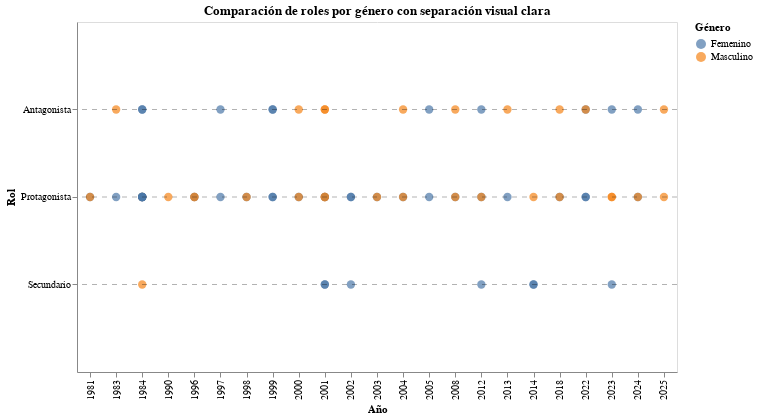

The cell this chart's notebook holds for it:
### Code cell
import altair as alt
import pandas as pd

# Cargar datos
df = pd.read_excel('')

# Orden manual de roles
role_order = ['Protagonista', 'Antagonista', 'Secundario']

# Gráfico con separaciones por rol
chart = alt.Chart(df).mark_circle(size=70).encode(
    x=alt.X('año:O', title='Año'),
    y=alt.Y('roles:N',
            title='Rol',
            sort=role_order,
            axis=alt.Axis(labelAngle=0),
            scale=alt.Scale(padding=20)  # ← separa visualmente los roles
           ),
    color=alt.Color('genero:N', title='Género'),
    yOffset=alt.YOffset('jitter:Q'),  # dispersión dentro de cada banda
    tooltip=['personaje', 'roles', 'genero', 'año']
).transform_calculate(
    jitter='random()*0.6 - 0.3'  # ruido controlado (más centrado)
).properties(
    title='Comparación de roles por género con separación visual clara',
    width=600,
    height=350
)

# Líneas divisorias entre roles
dividers = alt.Chart(pd.DataFrame({'y': ['Protagonista', 'Antagonista', 'Secundario']})).mark_rule(
    strokeDash=[5, 5],
    opacity=0.3
).encode(
    y='y:N'
)

chart_final = chart + dividers
chart_final

### Figure 1 — Vega-Lite specification as saved in the notebook (floating-point values rounded to 4 significant figures)
{"config": {"view": {"continuousWidth": 300, "continuousHeight": 300}}, "layer": [{"data": {"name": "data-3c7b47b61f50ec7dff161e52dd49c752"}, "mark": {"type": "circle", "size": 70}, "encoding": {"color": {"field": "genero", "title": "Género", "type": "nominal"}, "tooltip": [{"field": "personaje", "type": "nominal"}, {"field": "roles", "type": "nominal"}, {"field": "genero", "type": "nominal"}, {"field": "año", "type": "quantitative"}], "x": {"field": "año", "title": "Año", "type": "ordinal"}, "y": {"axis": {"labelAngle": 0}, "field": "roles", "scale": {"padding": 20}, "sort": ["Protagonista", "Antagonista", "Secundario"], "title": "Rol", "type": "nominal"}, "yOffset": {"field": "jitter", "type": "quantitative"}}, "title": "Comparación de roles por género con separación visual clara", "transform": [{"calculate": "random()*0.6 - 0.3", "as": "jitter"}]}, {"data": {"name": "data-89327bd7f3db8a554a0ee32d0e0aefe3"}, "mark": {"type": "rule", "opacity": 0.3, "strokeDash": [5, 5]}, "encoding": {"y": {"field": "y", "type": "nominal"}}}], "height": 350, "width": 600, "$schema": "https://vega.github.io/schema/vega-lite/v5.20.1.json", "datasets": {"data-3c7b47b61f50ec7dff161e52dd49c752": [{"personaje": "Marcia Espínola", "genero": "Femenino", "roles": "Protagonista", "teleserie": "La madrastra", "genero-teleserie": "Drama", "canal": "T13", "año": 1981, "tipo-de-accion": "Regresa después de 20 años para demostrar su inocencia", "estado-civil": "Casado", "fuerza-actua": "Perjudicada", "agrupaciones": "Conflictivo"}, {"personaje": "Esteban San Lucas", "genero": "Masculino", "roles": "Protagonista", "teleserie": "La madrastra", "genero-teleserie": "Drama", "canal": "T13", "año": 1981, "tipo-de-accion": "Le miente a sus hijos y encierra a su esposa en la cárcel ", "estado-civil": "Casado", "fuerza-actua": "Poderoso", "agrupaciones": "Dominante"}, {"personaje": "Dalia Venezzia", "genero": "Femenino", "roles": "Protagonista", "teleserie": "La noche del cobarde", "genero-teleserie": "Drama", "canal": "T13", "año": 1983, "tipo-de-accion": "Busca venganza de quien la violó", "estado-civil": "Soltero", "fuerza-actua": "Justicia", "agrupaciones": "Emotivo"}, {"personaje": "Almiro Villarrobles ", "genero": "Masculino", "roles": "Antagonista", "teleserie": "La noche del cobarde", "genero-teleserie": "Drama", "canal": "T13", "año": 1983, "tipo-de-accion": "Vuelve al pueblo donde viejas culpas lo persiguen", "estado-civil": "Soltero", "fuerza-actua": "Justicia", "agrupaciones": "Emotivo"}, {"personaje": "Hernán Ugalde ", "genero": "Masculino", "roles": "Protagonista", "teleserie": "La torre 10", "genero-teleserie": "Drama", "canal": "TVN", "año": 1984, "tipo-de-accion": "Llega a la torre pero se enfrenta con su exesposa y diversos problemas", "estado-civil": "Viudo", "fuerza-actua": "Perjudicada", "agrupaciones": "Conflictivo"}, {"personaje": "Thelma Bernhardt", "genero": "Femenino", "roles": "Antagonista", "teleserie": "La torre 10", "genero-teleserie": "Drama", "canal": "TVN", "año": 1984, "tipo-de-accion": "Enamorada, cobra venganzas y daña para que esten con ella", "estado-civil": "Soltero", "fuerza-actua": "Venganza", "agrupaciones": "Emotivo"}, {"personaje": "Teresa Rodríguez", "genero": "Femenino", "roles": "Protagonista", "teleserie": "Las herederas", "genero-teleserie": "Drama", "canal": "T13", "año": 1984, "tipo-de-accion": "Debe recibirse de periodista para obtener la herencia", "estado-civil": "Soltero", "fuerza-actua": "Obligada", "agrupaciones": "Emotivo"}, {"personaje": "Patricia Duval", "genero": "Femenino", "roles": "Protagonista", "teleserie": "Las herederas", "genero-teleserie": "Drama", "canal": "T13", "año": 1984, "tipo-de-accion": "Debe casarse con Rafael para obtener la herencia ", "estado-civil": "Soltero", "fuerza-actua": "Obligada", "agrupaciones": "Emotivo"}, {"personaje": "Isadora Duval", "genero": "Femenino", "roles": "Protagonista", "teleserie": "Las herederas", "genero-teleserie": "Drama", "canal": "T13", "año": 1984, "tipo-de-accion": "Debe dejar su carrera e irse a vivir a una hacienda para obtener la herencia", "estado-civil": "Soltero", "fuerza-actua": "Obligada", "agrupaciones": "Emotivo"}, {"personaje": "Ana María Zelada", "genero": "Femenino", "roles": "Protagonista", "teleserie": "Las herederas", "genero-teleserie": "Drama", "canal": "T13", "año": 1984, "tipo-de-accion": "Debe vivir con su madre a la que no conoce para recibir la herencia ", "estado-civil": "Soltero", "fuerza-actua": "Obligada", "agrupaciones": "Emotivo"}, {"personaje": "Gilda Díaz-Steiner", "genero": "Femenino", "roles": "Protagonista", "teleserie": "Las herederas", "genero-teleserie": "Drama", "canal": "T13", "año": 1984, "tipo-de-accion": "Debe volver al país para obtener la herencia", "estado-civil": "Soltero", "fuerza-actua": "Obligada", "agrupaciones": "Emotivo"}, {"personaje": "Ladislao Duval", "genero": "Masculino", "roles": "Secundario", "teleserie": "Las herederas", "genero-teleserie": "Drama", "canal": "T13", "año": 1984, "tipo-de-accion": "Deja una herencia a mujeres que no compartían nada en común", "estado-civil": "Soltero", "fuerza-actua": "Poderoso", "agrupaciones": "Dominante"}, {"personaje": "Artemisa Mykonos ", "genero": "Femenino", "roles": "Protagonista", "teleserie": "Los títeres", "genero-teleserie": "Drama", "canal": "T13", "año": 1984, "tipo-de-accion": "Busca venganza de quien le hacia bullying toda su vida", "estado-civil": "Prometido", "fuerza-actua": "Perjudicada", "agrupaciones": "Conflictivo"}, {"personaje": "Adriana Godan", "genero": "Femenino", "roles": "Antagonista", "teleserie": "Los títeres", "genero-teleserie": "Drama", "canal": "T13", "año": 1984, "tipo-de-accion": "Trata de dañar a la protagonista con el poder y la belleza que tiene", "estado-civil": "Soltero", "fuerza-actua": "Poderoso", "agrupaciones": "Dominante"}, {"personaje": "Leo Castillo ", "genero": "Masculino", "roles": "Protagonista", "teleserie": "¿Te conté?", "genero-teleserie": "Drama", "canal": "T13", "año": 1990, "tipo-de-accion": "Debe escoger entre dos enamoradas", "estado-civil": "Soltero", "fuerza-actua": "Líder", "agrupaciones": "Dominante"}, {"personaje": "Federico Valdivieso", "genero": "Masculino", "roles": "Protagonista", "teleserie": "Sucupira ", "genero-teleserie": "Comedia", "canal": "TVN", "año": 1996, "tipo-de-accion": "Se postula a alcalde con un pésimo programa", "estado-civil": "Soltero", "fuerza-actua": "Poderoso", "agrupaciones": "Dominante"}, {"personaje": "Mariana Montero", "genero": "Femenino", "roles": "Protagonista", "teleserie": "Sucupira ", "genero-teleserie": "Comedia", "canal": "TVN", "año": 1996, "tipo-de-accion": "Se postula a alcalde para poder tener más poder", "estado-civil": "Viudo", "fuerza-actua": "Poderoso", "agrupaciones": "Dominante"}, {"personaje": "Emilio", "genero": "Masculino", "roles": "Protagonista", "teleserie": "Playa salvaje", "genero-teleserie": "Comedia", "canal": "TVN", "año": 1996, "tipo-de-accion": "Joven surfista que debe enfrentar sus traumas del pasado", "estado-civil": "En relación", "fuerza-actua": "Perjudicada", "agrupaciones": "Conflictivo"}, {"personaje": "Paulina ", "genero": "Femenino", "roles": "Protagonista", "teleserie": "Playa salvaje", "genero-teleserie": "Drama", "canal": "T13", "año": 1997, "tipo-de-accion": "Novia de emilio que se preocupa de él pero sus miedos la frenan", "estado-civil": "En relación", "fuerza-actua": "Enamorada", "agrupaciones": "Emotivo"}, {"personaje": "Gabriela Ossandón", "genero": "Femenino", "roles": "Antagonista", "teleserie": "Playa salvaje", "genero-teleserie": "Drama", "canal": "T13", "año": 1997, "tipo-de-accion": "Dueña de una empresa que la conecta con una fallecida de la playa", "estado-civil": "Soltero", "fuerza-actua": "Poderoso", "agrupaciones": "Dominante"}, {"personaje": "Vaitea Ahoa Tuki ", "genero": "Femenino", "roles": "Protagonista", "teleserie": "Iorana ", "genero-teleserie": "Comedia romántica", "canal": "TVN", "año": 1998, "tipo-de-accion": "Se quiere casar pero no puede por el padre de su novio", "estado-civil": "Prometido", "fuerza-actua": "Perjudicada", "agrupaciones": "Conflictivo"}, {"personaje": "Cristián", "genero": "Masculino", "roles": "Protagonista", "teleserie": "Iorana ", "genero-teleserie": "Comedia romántica", "canal": "TVN", "año": 1998, "tipo-de-accion": "Se quiere casar pero su padre vuelve a la isla y debe resolver los conflictos que dejo", "estado-civil": "Prometido", "fuerza-actua": "Perjudicada", "agrupaciones": "Conflictivo"}, {"personaje": "Catalina Chamorro", "genero": "Femenino", "roles": "Protagonista", "teleserie": "La fiera", "genero-teleserie": "Comedia romántica", "canal": "TVN", "año": 1999, "tipo-de-accion": "La quieren casar obligada pero se mantiene alejada por su fuerte carácter", "estado-civil": "Soltero", "fuerza-actua": "Obligada", "agrupaciones": "Emotivo"}, {"personaje": "Magdalena Ossandón", "genero": "Femenino", "roles": "Antagonista", "teleserie": "La fiera", "genero-teleserie": "Comedia romántica", "canal": "TVN", "año": 1999, "tipo-de-accion": "Mantiene una relacion con el hermano de la protagonista pero busca dañarla", "estado-civil": "Soltero", "fuerza-actua": "Poderoso", "agrupaciones": "Dominante"}, {"personaje": "Emilia Patiño", "genero": "Femenino", "roles": "Protagonista", "teleserie": "Aquelarre", "genero-teleserie": "Drama", "canal": "TVN", "año": 1999, "tipo-de-accion": "Se hace cargo de administrar las tierras de su padre, se enamora del hijo de Elena", "estado-civil": "Prometido", "fuerza-actua": "Poderoso", "agrupaciones": "Dominante"}, {"personaje": "Elena Vergara", "genero": "Femenino", "roles": "Antagonista", "teleserie": "Aquelarre", "genero-teleserie": "Drama", "canal": "TVN", "año": 1999, "tipo-de-accion": "Es benefactora de su pueblo, odia a su hijo sobre todo", "estado-civil": "Soltero", "fuerza-actua": "Poderoso", "agrupaciones": "Dominante"}, {"personaje": "Jovanka Antich", "genero": "Femenino", "roles": "Protagonista", "teleserie": "Romané", "genero-teleserie": "Comedia romántica", "canal": "TVN", "año": 2000, "tipo-de-accion": "Joven madre que es humillada por su primer esposo y vuelve a Chile con un secreto", "estado-civil": "Soltero", "fuerza-actua": "Perjudicada", "agrupaciones": "Conflictivo"}, {"personaje": "Padre Juan Bautista Domínguez", "genero": "Masculino", "roles": "Protagonista", "teleserie": "Romané", "genero-teleserie": "Comedia romántica", "canal": "TVN", "año": 2000, "tipo-de-accion": "Padre que se enamora de la protagonista pero es hermano de su primer marido", "estado-civil": "Soltero", "fuerza-actua": "Perjudicada", "agrupaciones": "Conflictivo"}, {"personaje": "Rafael Antonio Domínguez", "genero": "Masculino", "roles": "Antagonista", "teleserie": "Romané", "genero-teleserie": "Comedia romántica", "canal": "TVN", "año": 2000, "tipo-de-accion": "Es padre de una hija de la protagonista pero no lo sabe", "estado-civil": "Soltero", "fuerza-actua": "Perjudicada", "agrupaciones": "Conflictivo"}, {"personaje": "Fernanda", "genero": "Femenino", "roles": "Secundario", "teleserie": "Amores de mercado", "genero-teleserie": "Comedia", "canal": "TVN", "año": 2001, "tipo-de-accion": "Enamorada de Rodolfo no sabe que es su otro hermano", "estado-civil": "Prometido", "fuerza-actua": "Enamorada", "agrupaciones": "Emotivo"}, {"personaje": "Betsabé", "genero": "Femenino", "roles": "Secundario", "teleserie": "Amores de mercado", "genero-teleserie": "Comedia", "canal": "TVN", "año": 2001, "tipo-de-accion": "Novia enamorada de Pelluco que no sabe que es otra persona quien trabaja en el mercado", "estado-civil": "Soltero", "fuerza-actua": "Enamorada", "agrupaciones": "Emotivo"}, {"personaje": "Pelluco", "genero": "Masculino", "roles": "Protagonista", "teleserie": "Amores de mercado", "genero-teleserie": "Comedia", "canal": "TVN", "año": 2001, "tipo-de-accion": "Es de clase media que trabaja en el mercado pero sin saberlo cambia de vida con su gemelo", "estado-civil": "Soltero", "fuerza-actua": "Afectado", "agrupaciones": "Emotivo"}, {"personaje": "Rodolfo", "genero": "Masculino", "roles": "Protagonista", "teleserie": "Amores de mercado", "genero-teleserie": "Comedia", "canal": "TVN", "año": 2001, "tipo-de-accion": "Es de clase alta, vive con lujos pero cambia de vida y entra a trabajar al mercado", "estado-civil": "Prometido", "fuerza-actua": "Afectado", "agrupaciones": "Emotivo"}, {"personaje": "Ignacio Valdés", "genero": "Masculino", "roles": "Antagonista", "teleserie": "Amores de mercado", "genero-teleserie": "Comedia", "canal": "TVN", "año": 2001, "tipo-de-accion": "Hermanastro que busca quedarse con Fernanda", "estado-civil": "Soltero", "fuerza-actua": "Ambición ", "agrupaciones": "Dominante"}, {"personaje": "Inés Clark García", "genero": "Femenino", "roles": "Protagonista", "teleserie": "Pampa ilusión", "genero-teleserie": "Comedia romántica", "canal": "TVN", "año": 2001, "tipo-de-accion": "Se hace pasar por hombre en el día para acercarse a su papá y descubrir su pasado", "estado-civil": "Soltero", "fuerza-actua": "Decisivo ", "agrupaciones": "Dominante"}, {"personaje": "José Miguel Inostroza", "genero": "Masculino", "roles": "Protagonista", "teleserie": "Pampa ilusión", "genero-teleserie": "Comedia romántica", "canal": "TVN", "año": 2001, "tipo-de-accion": "Se enamora pérdidamente de Inés, sin  saber que es hija de su patrón", "estado-civil": "Soltero", "fuerza-actua": "Enamorada", "agrupaciones": "Emotivo"}, {"personaje": "William Clark Stevensons", "genero": "Masculino", "roles": "Antagonista", "teleserie": "Pampa ilusión", "genero-teleserie": "Comedia romántica", "canal": "TVN", "año": 2001, "tipo-de-accion": "Es un empresario que odia a su hija y que tratara de hacer todo lo posible para vivir cómodo y en paz", "estado-civil": "Casado", "fuerza-actua": "Poderoso", "agrupaciones": "Dominante"}, {"personaje": "Olga Soto", "genero": "Femenino", "roles": "Protagonista", "teleserie": "El circo de las Montini", "genero-teleserie": "Comedia", "canal": "TVN", "año": 2002, "tipo-de-accion": "Dueña del circo que busca dejar a una de sus hijas a cargo", "estado-civil": "Viudo", "fuerza-actua": "Poderoso", "agrupaciones": "Dominante"}, {"personaje": "Olga segunda", "genero": "Femenino", "roles": "Protagonista", "teleserie": "El circo de las Montini", "genero-teleserie": "Comedia", "canal": "TVN", "año": 2002, "tipo-de-accion": "Hija preferida que esconde el secreto de su hija y cuando regresa trae problemas del pasado", "estado-civil": "Soltero", "fuerza-actua": "Poderoso", "agrupaciones": "Dominante"}, {"personaje": "Olga tercera", "genero": "Femenino", "roles": "Secundario", "teleserie": "El circo de las Montini", "genero-teleserie": "Comedia", "canal": "TVN", "año": 2002, "tipo-de-accion": "Hija de Olga segunda, se enamora de su papá sin saber quien es", "estado-civil": "Soltero", "fuerza-actua": "Perjudicada", "agrupaciones": "Conflictivo"}, {"personaje": "Valentina Fernández de Mercader", "genero": "Femenino", "roles": "Protagonista", "teleserie": "Machos", "genero-teleserie": "Drama", "canal": "T13", "año": 2003, "tipo-de-accion": "Esposa del connotado médico, padre de 7 hijos", "estado-civil": "Casado", "fuerza-actua": "Perjudicada", "agrupaciones": "Conflictivo"}, {"personaje": "Ángel Mercader", "genero": "Masculino", "roles": "Protagonista", "teleserie": "Machos", "genero-teleserie": "Drama", "canal": "T13", "año": 2003, "tipo-de-accion": "Famoso médico que trata de educar a sus hijos como machos", "estado-civil": "Casado", "fuerza-actua": "Poderoso", "agrupaciones": "Dominante"}, {"personaje": "Matilde del Solar", "genero": "Femenino", "roles": "Protagonista", "teleserie": "Los pincheira", "genero-teleserie": "Drama", "canal": "TVN", "año": 2004, "tipo-de-accion": "Esposa de Martin que sufre mucho por su infeliz matrimonio y es secuestrada para conseguir dinero", "estado-civil": "Casado", "fuerza-actua": "Perjudicada", "agrupaciones": "Conflictivo"}, {"personaje": "Miguel Molina Linares", "genero": "Masculino", "roles": "Protagonista", "teleserie": "Los pincheira", "genero-teleserie": "Drama", "canal": "TVN", "año": 2004, "tipo-de-accion": "Hijo mayor de su padre, al cual asesinaron, roba comida y secuestra mujeres para obtener dinero", "estado-civil": "Soltero", "fuerza-actua": "Perjudicada", "agrupaciones": "Conflictivo"}, {"personaje": "Martín Ortúzar", "genero": "Masculino", "roles": "Antagonista", "teleserie": "Los pincheira", "genero-teleserie": "Drama", "canal": "TVN", "año": 2004, "tipo-de-accion": "Poderoso heredero de tierras que está casado pero su esposa es secuestrada por Miguel", "estado-civil": "Casado", "fuerza-actua": "Poderoso", "agrupaciones": "Dominante"}, {"personaje": "Beatriz González", "genero": "Femenino", "roles": "Protagonista", "teleserie": "Brujas", "genero-teleserie": "Comedia dramática", "canal": "T13", "año": 2005, "tipo-de-accion": "Es humilde y trabaja como profesional del servicio. Se enamora del dueño que fallece y ella toma venganza", "estado-civil": "Viudo", "fuerza-actua": "Venganza", "agrupaciones": "Emotivo"}, {"personaje": "Cassandra García", "genero": "Femenino", "roles": "Antagonista", "teleserie": "Brujas", "genero-teleserie": "Comedia dramática", "canal": "T13", "año": 2005, "tipo-de-accion": "Es la principal sospechosa del la muerte del dueño, busca siempre alcanzar mejor posición laboral", "estado-civil": "En relación", "fuerza-actua": "Poderoso", "agrupaciones": "Dominante"}, {"personaje": "Leonor Amenábar Montt", "genero": "Femenino", "roles": "Protagonista", "teleserie": "El señor de la querencia", "genero-teleserie": "Drama", "canal": "TVN", "año": 2008, "tipo-de-accion": "Esposa de Echenique, comienza a enamorarse de Manuel", "estado-civil": "Casado", "fuerza-actua": "Enamorada", "agrupaciones": "Emotivo"}, {"personaje": "Manuel Pradenas Leiva", "genero": "Masculino", "roles": "Protagonista", "teleserie": "El señor de la querencia", "genero-teleserie": "Drama", "canal": "TVN", "año": 2008, "tipo-de-accion": "Es obrero del imperio Echenique, pero aun no conoce las relaciones que mantiene con la querencia", "estado-civil": "Soltero", "fuerza-actua": "Perjudicada", "agrupaciones": "Conflictivo"}, {"personaje": "José Luis Echeñique Valdivieso", "genero": "Masculino", "roles": "Antagonista", "teleserie": "El señor de la querencia", "genero-teleserie": "Drama", "canal": "TVN", "año": 2008, "tipo-de-accion": "Dueño del imperio, su esposa se enamora del obrero", "estado-civil": "Casado", "fuerza-actua": "Poderoso", "agrupaciones": "Dominante"}, {"personaje": "Cristina Moreno", "genero": "Femenino", "roles": "Protagonista", "teleserie": "Soltera otra vez", "genero-teleserie": "Comedia romántica", "canal": "T13", "año": 2012, "tipo-de-accion": "La deja su novio después de muchos años y comienza su nueva vida como soltera", "estado-civil": "Soltero", "fuerza-actua": "Celos", "agrupaciones": "Conflictivo"}, {"personaje": "Nicole Cerutti ", "genero": "Femenino", "roles": "Antagonista", "teleserie": "Soltera otra vez", "genero-teleserie": "Comedia romántica", "canal": "T13", "año": 2012, "tipo-de-accion": "La amante del novio, Cristina le tenía mucha envidia", "estado-civil": "Soltero", "fuerza-actua": "Celos", "agrupaciones": "Conflictivo"}, {"personaje": "Pedro Armstrong", "genero": "Masculino", "roles": "Protagonista", "teleserie": "Separados", "genero-teleserie": "Comedia romántica", "canal": "TVN", "año": 2012, "tipo-de-accion": "No le gusta su vida actual, decide separarse y comenzar de nuevo viviendo con puros hombres separados", "estado-civil": "Casado", "fuerza-actua": "Decisivo ", "agrupaciones": "Dominante"}, {"personaje": "Carola Cavada", "genero": "Femenino", "roles": "Secundario", "teleserie": "Separados", "genero-teleserie": "Comedia romántica", "canal": "TVN", "año": 2012, "tipo-de-accion": "Es exesposa del protagonista, actúa como la ex loca para poder conquistar nuevamente a Pedro", "estado-civil": "Soltero", "fuerza-actua": "Celos", "agrupaciones": "Conflictivo"}, {"personaje": "Verónica Díaz", "genero": "Femenino", "roles": "Protagonista", "teleserie": "Las vegas", "genero-teleserie": "Comedia romántica", "canal": "T13", "año": 2013, "tipo-de-accion": "Matriarca de la familia y del club nocturno, después de quedar viuda, debe salir adelante", "estado-civil": "Viudo", "fuerza-actua": "Poderoso", "agrupaciones": "Dominante"}, {"personaje": "Álvaro Sandoval", "genero": "Masculino", "roles": "Antagonista", "teleserie": "Las vegas", "genero-teleserie": "Comedia romántica", "canal": "T13", "año": 2013, "tipo-de-accion": "Manipula a la matriarca y se involucra en redes de narcotraficantes para poder controlar el club", "estado-civil": "Soltero", "fuerza-actua": "Poderoso", "agrupaciones": "Dominante"}, {"personaje": "Violeta Padilla", "genero": "Femenino", "roles": "Secundario", "teleserie": "Papá a la deriva", "genero-teleserie": "Comedia romántica", "canal": "MEGA", "año": 2014, "tipo-de-accion": "Se enamora de Bruno, pero tiene novio y están en distintas situaciones sociales", "estado-civil": "Soltero", "fuerza-actua": "Enamorada", "agrupaciones": "Emotivo"}, {"personaje": "Bruno Montt", "genero": "Masculino", "roles": "Protagonista", "teleserie": "Papá a la deriva", "genero-teleserie": "Comedia romántica", "canal": "MEGA", "año": 2014, "tipo-de-accion": "Capitán y padre de 3 hijos que se enamoró de Violeta", "estado-civil": "Soltero", "fuerza-actua": "Líder", "agrupaciones": "Dominante"}, {"personaje": "Rosario Quevedo", "genero": "Femenino", "roles": "Secundario", "teleserie": "Papá a la deriva", "genero-teleserie": "Comedia romántica", "canal": "MEGA", "año": 2014, "tipo-de-accion": "Quiere quedarse con Bruno, hace todo lo posible para enamorarlo", "estado-civil": "Soltero", "fuerza-actua": "Enamorada", "agrupaciones": "Emotivo"}, {"personaje": "María Elsa ", "genero": "Femenino", "roles": "Protagonista", "teleserie": "Perdona nuestros pecados", "genero-teleserie": "Drama", "canal": "MEGA", "año": 2018, "tipo-de-accion": "Hija favorita de su poderoso padre, se enamora de Reynaldo sin saber la venganza que él buscaba", "estado-civil": "Soltero", "fuerza-actua": "Perjudicada", "agrupaciones": "Conflictivo"}, {"personaje": "Padre Reynaldo Suárez", "genero": "Masculino", "roles": "Protagonista", "teleserie": "Perdona nuestros pecados", "genero-teleserie": "Drama", "canal": "MEGA", "año": 2018, "tipo-de-accion": "Llega al pueblo para cobrar venganza del suicidio de su hermana. Se enamora de María Elsa", "estado-civil": "Soltero", "fuerza-actua": "Perjudicada", "agrupaciones": "Conflictivo"}, {"personaje": "Armando Quiroga", "genero": "Masculino", "roles": "Antagonista", "teleserie": "Perdona nuestros pecados", "genero-teleserie": "Drama", "canal": "MEGA", "año": 2018, "tipo-de-accion": "Violó a la hermana de Reynaldo y solo sabe una persona. Trata de mantener su vida como era", "estado-civil": "Soltero", "fuerza-actua": "Poderoso", "agrupaciones": "Dominante"}, {"personaje": "Agustina Mackenna", "genero": "Femenino", "roles": "Protagonista", "teleserie": "Verdades ocultas", "genero-teleserie": "Drama", "canal": "MEGA", "año": 2022, "tipo-de-accion": "Su madre la vende y con el tiempo se entera, entre enredos de poder y amor", "estado-civil": "Soltero", "fuerza-actua": "Venganza", "agrupaciones": "Emotivo"}, {"personaje": "Rocío Verdugo", "genero": "Femenino", "roles": "Protagonista", "teleserie": "Verdades ocultas", "genero-teleserie": "Drama", "canal": "MEGA", "año": 2022, "tipo-de-accion": "Es humilde, pero sufre muchos chantajes por parte de su hermana", "estado-civil": "Soltero", "fuerza-actua": "Perjudicada", "agrupaciones": "Conflictivo"}, {"personaje": "Eliana Zapata", "genero": "Femenino", "roles": "Antagonista", "teleserie": "Verdades ocultas", "genero-teleserie": "Drama", "canal": "MEGA", "año": 2022, "tipo-de-accion": "Quería cobrar venganza por la muerte de su hermano, estaba resentida con su pasado. Quiere matar al hijo de Rocío", "estado-civil": "En relación", "fuerza-actua": "Venganza", "agrupaciones": "Emotivo"}, {"personaje": "Leonardo San Martín", "genero": "Masculino", "roles": "Antagonista", "teleserie": "Verdades ocultas", "genero-teleserie": "Drama", "canal": "MEGA", "año": 2022, "tipo-de-accion": "Su obsesión con las mujeres que amaba lo llevaron a matar a muchas personas ", "estado-civil": "Soltero", "fuerza-actua": "Decisivo ", "agrupaciones": "Dominante"}, {"personaje": "Baltazar Rodríguez ", "genero": "Masculino", "roles": "Protagonista", "teleserie": "La ley de Baltazar", "genero-teleserie": "Comedia dramática", "canal": "MEGA", "año": 2023, "tipo-de-accion": "Quiere volver a reconquistar a su viejo amor y vivir solo, pero sus hijos se interponen", "estado-civil": "Viudo", "fuerza-actua": "Perjudicada", "agrupaciones": "Conflictivo"}, {"personaje": "Margarita Fuentes", "genero": "Femenino", "roles": "Secundario", "teleserie": "La ley de Baltazar", "genero-teleserie": "Comedia dramática", "canal": "MEGA", "año": 2023, "tipo-de-accion": "Es monja, no puede estar con Baltazar", "estado-civil": "Soltero", "fuerza-actua": "Perjudicada", "agrupaciones": "Conflictivo"}, {"personaje": "Cristina Moya", "genero": "Femenino", "roles": "Antagonista", "teleserie": "La ley de Baltazar", "genero-teleserie": "Comedia dramática", "canal": "MEGA", "año": 2023, "tipo-de-accion": "Está casada con el hijo de Baltazar y quiere quedarse con la herencia", "estado-civil": "Casado", "fuerza-actua": "Malo", "agrupaciones": "Dominante"}, {"personaje": "Hernán Olmedo", "genero": "Masculino", "roles": "Protagonista", "teleserie": "Generación 98", "genero-teleserie": "Comedia dramática", "canal": "MEGA", "año": 2023, "tipo-de-accion": "Engaña a todos sus excompañeros del colegio para que inviertan en un resort falso", "estado-civil": "Soltero", "fuerza-actua": "Malo", "agrupaciones": "Dominante"}, {"personaje": "Soledad García", "genero": "Femenino", "roles": "Protagonista", "teleserie": "Como la vida misma", "genero-teleserie": "Comedia", "canal": "MEGA", "año": 2024, "tipo-de-accion": "Conoce a su pareja por Tinder y se atreven a convivir con sus hijos juntos como una familia", "estado-civil": "En relación", "fuerza-actua": "En paz", "agrupaciones": "Emotivo"}, {"personaje": "Alonso Valdés", "genero": "Masculino", "roles": "Protagonista", "teleserie": "Como la vida misma", "genero-teleserie": "Comedia", "canal": "MEGA", "año": 2024, "tipo-de-accion": "Conoce a su pareja por Tinder y se atreven a convivir con sus hijos juntos como una familia", "estado-civil": "En relación", "fuerza-actua": "En paz", "agrupaciones": "Emotivo"}, {"personaje": "Octavia Werner", "genero": "Femenino", "roles": "Antagonista", "teleserie": "Como la vida misma", "genero-teleserie": "Comedia", "canal": "MEGA", "año": 2024, "tipo-de-accion": "Quiere recuperar la custodia de su hijo, y tiene muchos conflictos con Alonso", "estado-civil": "Soltero", "fuerza-actua": "Celos", "agrupaciones": "Conflictivo"}, {"personaje": "Raimundo Casablanca", "genero": "Masculino", "roles": "Protagonista", "teleserie": "Los casablanca", "genero-teleserie": "Drama", "canal": "MEGA", "año": 2025, "tipo-de-accion": "Padre de familia con mucho dinero", "estado-civil": "Soltero", "fuerza-actua": "Poderoso", "agrupaciones": "Dominante"}, {"personaje": "Iván Casablanca", "genero": "Masculino", "roles": "Antagonista", "teleserie": "Los casablanca", "genero-teleserie": "Drama", "canal": "MEGA", "año": 2025, "tipo-de-accion": "Quiere robarle la fortuna a su hermano. Su esposa se enamora de Raimundo", "estado-civil": "Soltero", "fuerza-actua": "Malo", "agrupaciones": "Dominante"}], "data-89327bd7f3db8a554a0ee32d0e0aefe3": [{"y": "Protagonista"}, {"y": "Antagonista"}, {"y": "Secundario"}]}}
